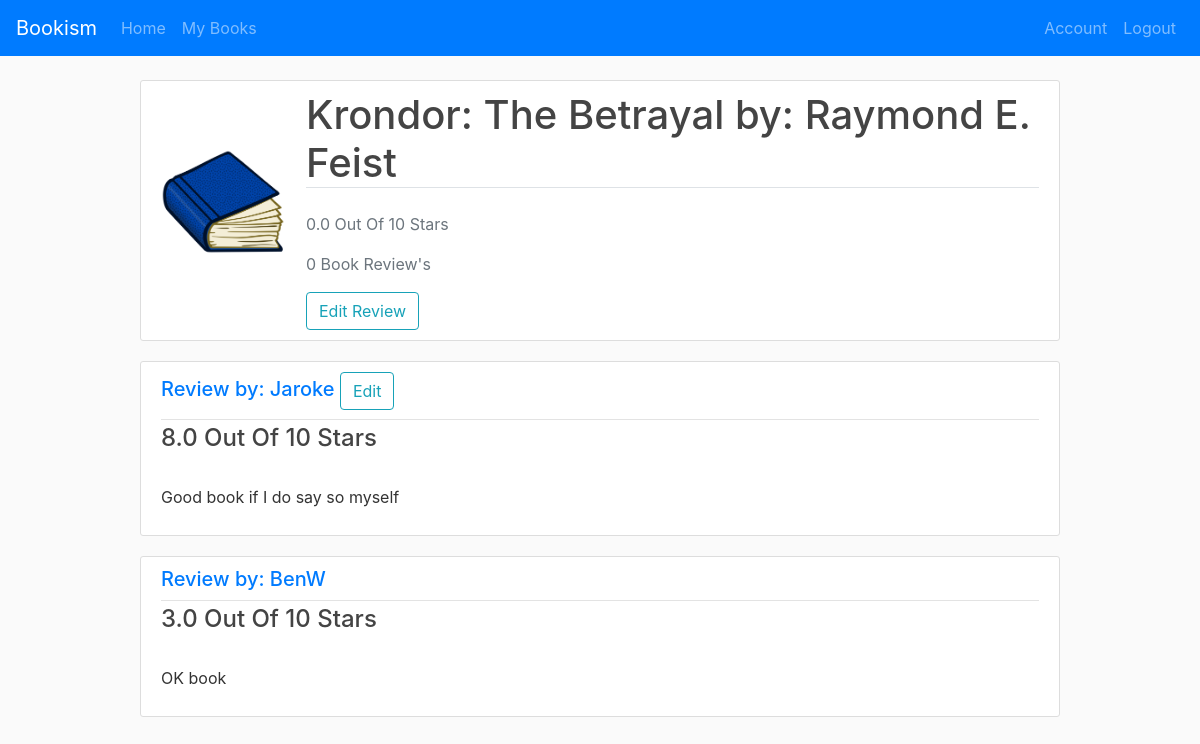
Page /book/1 (signed in) on the committed database.
### project1/models.py (models this page shows)
class Book(db.Model):
    id = db.Column(db.Integer, primary_key=True)
    isbn = db.Column(db.String(25), nullable=False)
    title = db.Column(db.String(50), nullable=False)
    author = db.Column(db.String(25), nullable=False)
    year = db.Column(db.Integer, nullable=False)
    count_ratings = db.Column(db.Integer)
    overall_rating = db.Column(db.Float)
    image_file = db.Column(db.String(20), nullable=False, default='default.jpg')
    reviews = db.relationship("Review", back_populates="books")

class Review(db.Model):
    book_id = db.Column(db.String(25), db.ForeignKey('book.id'), primary_key = True)
    user_id = db.Column(db.Integer, db.ForeignKey('user.id'), primary_key = True)
    username = db.Column(db.String(25), nullable=False)
    bookname = db.Column(db.String(50), nullable=False)
    review = db.Column(db.Text)
    rating = db.Column(db.Float)
    books = db.relationship("Book", back_populates="reviews")
    users = db.relationship("User", back_populates="reviews")

### project1/routes.py (the view)
@app.route("/book/<int:id>")
def book(id):
    book = Book.query.get(int(id)) # Get the book from the database
    img_file = url_for('static', filename=f'book_pics/{book.image_file}')
    reviewed = False  # used to see if the user has reviewed this book
    if Review.query.filter_by(book_id=id, user_id=current_user.id).first():
        reviewed = True
    return render_template('book.html', book=book, img=img_file,
        reviewed=reviewed)

### project1/models.py (called while the page is built)
@login_manager.user_loader
def load_user(user_id):
    return User.query.get(int(user_id))

### project1/templates/book.html
{% extends "index.html" %}
{% block body %}
  <div class="container content-section">
    <div class="media align-items-center">
      <img src="{{ img }}" class="round-circle account-img" width="80">
      <div class="media-body">
        <h2 class="border-bottom mb-4 account-heading">{{ book.title }} by: {{ book.author }}</h2>
        <p class="text-secondary">{{ book.overall_rating }} Out Of 10 Stars</p>
        <p class="text-secondary">{{ book.count_ratings }} Book Review's</p>
        {% if reviewed %}
          <a href="{{ url_for('review', id=book.id) }}" class="btn btn-outline-info">Edit Review</a>
        {% else %}
          <a class="btn btn-outline-info" href="{{ url_for('review', id=book.id) }}">Leave Review</a>
        {% endif %}
      </div>
    </div>
  </div>
{% for review in book.reviews %}
  <article class="media content-section">
    <div class="media-body">
      <div class="article-metadata">
        <h5 class="mr-2">
          <a href="{{ url_for('users', id=review.user_id) }}">Review by: {{ review.username }}</a>
          {% if current_user.id == review.user_id %}
            <a class="btn btn-outline-info" href="{{ url_for('review', id=review.book_id) }}">Edit</a>
          {% endif %}
        </h5>
      </div>
      <h4 class="article-title">{{ review.rating }} Out Of 10 Stars</h4>
      <p class="article-content">
        {{ review.review }}
      </p>
    </div>
  </article>
{% endfor %}
{% endblock %}

### project1/static/main.css (style rules this page uses)
body { background: #fafafa; color: #333333; margin-top: 5rem; }
h1, h2, h3, h4, h5, h6 { color: #444444; }
.content-section { background: #ffffff; padding: 10px 20px; border: 1px solid #dddddd; border-radius: 3px; margin-bottom: 20px; }
.article-title { color: #444444; }
.article-content { white-space: pre-line; }
.article-metadata { padding-bottom: 1px; margin-bottom: 4px; border-bottom: 1px solid #e3e3e3 }
.account-img { height: 125px; width: 125px; margin-right: 20px; margin-bottom: 16px; }
.account-heading { font-size: 2.5rem; }

### rows in the picture
Book: title "Krondor: The Betrayal", author "Raymond E. Feist", overall_rating "0.0", count_ratings "0"
Review: username "Jaroke", rating "8.0", review "Good book if I do say so myself"
Review: username "BenW", rating "3.0", review "OK book"
